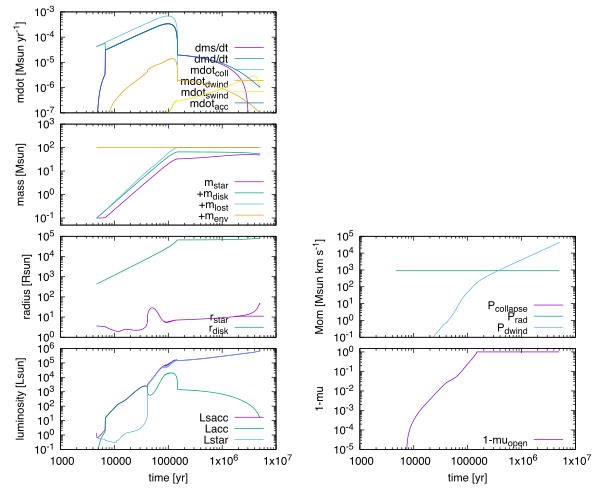

The script that drew this image:
res

set term pdf size 6,5
set outp "initial_relaxation.pdf

file_acc = "../summary/accretion.txt"
file_dtime = "../summary/dtime.txt"
file = "../summary/summary.txt"

year = 3.15e7
Myear= year * 1e6
Lsun = 3.828e33
Msun = 1.99e33

set multiplot layout 2,1
#
set lmargin 0
set rmargin 0
set tmargin 0
set bmargin 0
xorig = 0.1
yorig = 0.1
xsize =(1./2.)-xorig
ysize =(1.-yorig)/4.
#
set key r b

set log x
set log y

#set xl "mass [Msun]
set xl "time [yr]
set format x
set yl "luminosity [Lsun]
set yr [1e-1:*]
set format y "10^{%T}"
set size xsize*0.9,ysize*0.9
set orig xorig,yorig+ysize*0
plot \
file_acc u ($9):27     w l ti "Lsacc",\
file_acc u ($9):25     w l ti "Lacc",\
file_acc u ($9):26     w l ti "Lstar"

#,\
#file u ($5):($28/Lsun) w l ti "Lnuc",\
#file u ($5):($29/Lsun) w l ti "Lneu"

set xl ""
set format x ""
set yl "radius [Rsun]
set yr [*:*]
set format y "10^{%T}"
set size xsize*0.9,ysize*0.9
set orig xorig,yorig+ysize*1
plot \
file_acc u ($9):23 w l ti "r_{star}",\
file_acc u ($9):22 w l ti "r_{disk}"

set xl ""
set format x ""
set yl "mass [Msun]
set yr [5e-2:*]
set format y "10^{%T}"
set size xsize*0.9,ysize*0.9
set orig xorig,yorig+ysize*2
plot \
file_acc u ($9):10                w l ti "m_{star}",\
file_acc u ($9):($10+$11)         w l ti "+m_{disk}",\
file_acc u ($9):($10+$11+$14)     w l ti "+m_{lost}",\
file_acc u ($9):($10+$11+$14+$13) w l ti "+m_{env}"

set xl ""
set format x ""
set yl "mdot [Msun yr^{-1}]
set yr [1e-7:*]
set format y "10^{%T}"
set size xsize*0.9,ysize*0.9
set orig xorig,yorig+ysize*3
plot \
file_acc u ($9):16          w l ti "dms/dt",\
file_acc u ($9):17          w l ti "dmd/dt",\
file_acc u ($9):18          w l ti "mdot_{coll}",\
file_acc u ($9):19          w l ti "mdot_{dwind}",\
file_acc u ($9):20          w l ti "mdot_{swind}",\
file_acc u ($9):21          w l ti "mdot_{acc}"




#set xl "mass [Msun]
set xl "time [yr]
set format x
set yl "1-mu"
set yr [1e-5:1.5]
set format y "10^{%T}"
set size xsize*0.9,ysize*0.9
set orig 0.5+xorig,yorig+ysize*0
plot \
file_acc u ($9):15          w l ti "1-mu_{open}"

set xl ""
set format x ""
set yl "Mom [Msun km s^{-1}]
set yr [1e-1:*]
set format y "10^{%T}"
set size xsize*0.9,ysize*0.9
set orig 0.5+xorig,yorig+ysize*1
plot \
file_acc u ($9):($27/Msun/1e5)   w l ti "P_{collapse}",\
file_acc u ($9):($28/Msun/1e5)   w l ti "P_{rad}",\
file_acc u ($9):($29/Msun/1e5)   w l ti "P_{dwind}"
